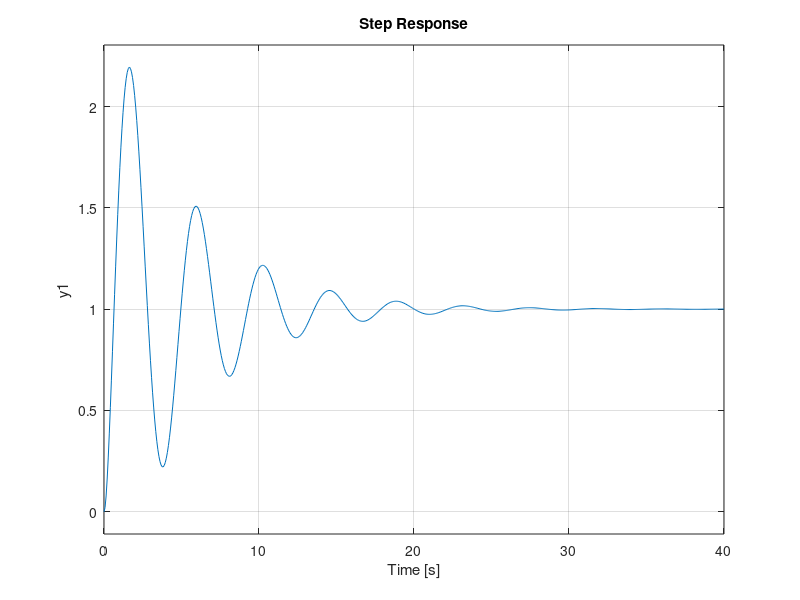
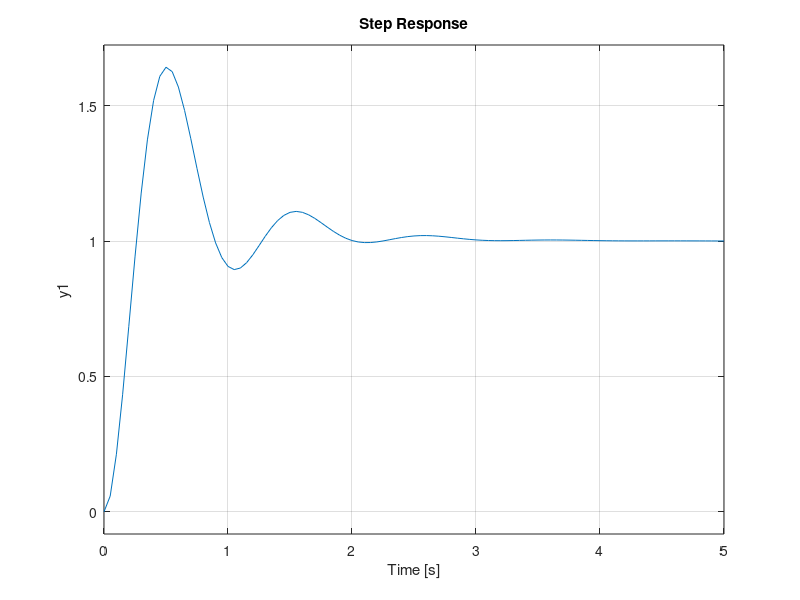
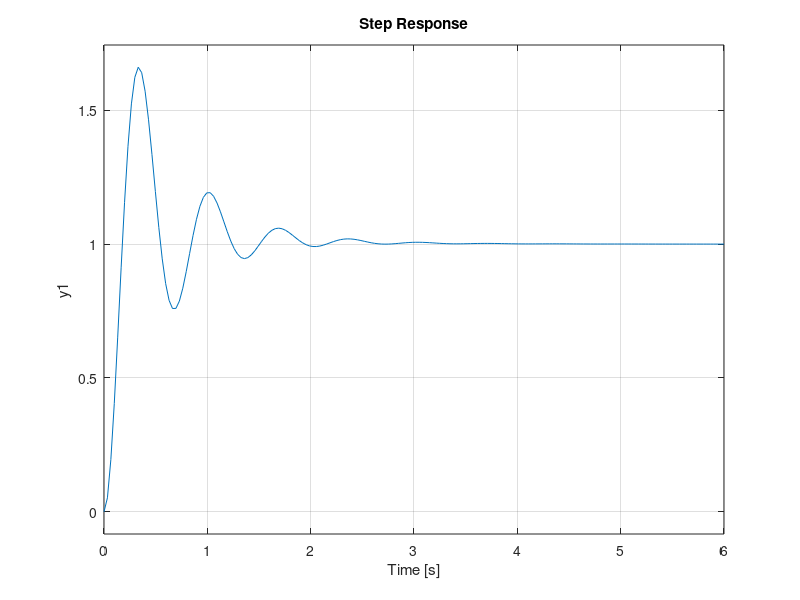

These figures' MATLAB source, in order:
%
% Aramis Kelkelyan
% MAE 376: EC 19.2
% Date: 04/25/2022
%-----------------------------------------
clear;clc;clf;

for ii = 1:3

    n = ii;
    figure(n);
    K = [10, 50, 100];
    olp = tf([1 1], conv([1 -1 0], [1 6]));
    step(K(ii)*olp);
    clp = feedback(K(ii)*olp, 1);
    step(clp);

end